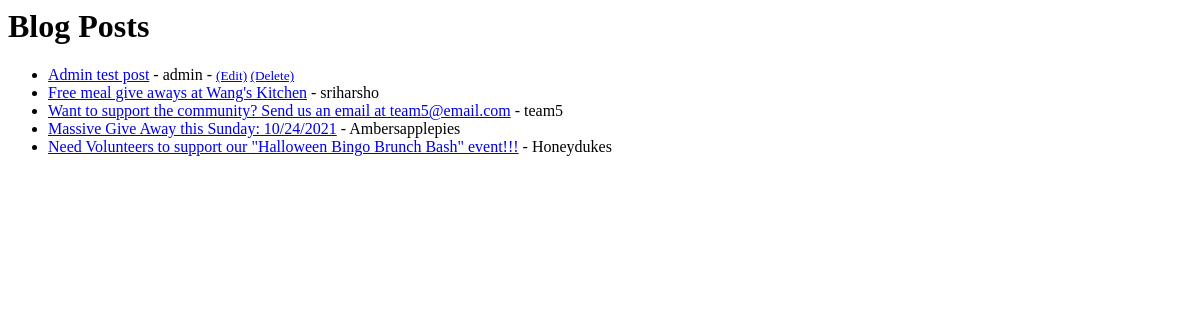
The app's page /blogposts/ (signed in), older data.
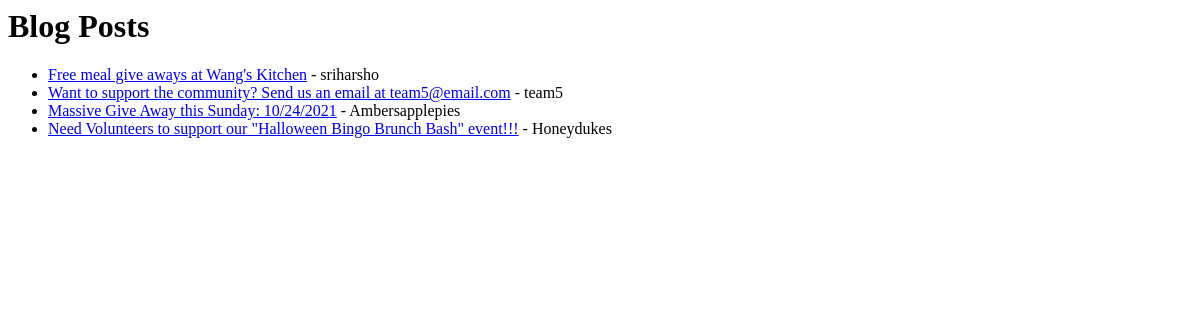
The same page, newer data.
### accounts/models.py (models this page shows, shortened)
class Post(models.Model):
    title = models.CharField(max_length=255)
    author = models.ForeignKey(User, on_delete=models.CASCADE)
    body = models.TextField()

### accounts/views.py (the view)
# urls.py: path("blogposts/", PostView.as_view(), name="posts"),
class PostView(ListView):
    model = Post
    template_name = "accounts/blogposts/blogposts.html"
    ordering = ["-id"]

### accounts/templates/accounts/blogposts/blogposts.html
{% if user.is_authenticated %}
<h1>Blog Posts</h1>
<ul>
    {% for post in object_list %}
    <li> <a href="{% url 'blog-details' post.pk %}"> {{post.title}}</a>
    - {{post.author}}
        {% if user.id == post.author.id %}
            - <small>   <a href = "{% url 'update_post' post.pk %}">(Edit)</a>
                        <a href = "{% url 'delete_post' post.pk %}">(Delete)</a>
            </small> <br/>
        {% endif %}
    </li>
    {% endfor %}
</ul>
{% else %}
    Please login to access this page!
{% endif %}

Row changes from the older to the newer data that the page shows:
removed Post: title "Admin test post", author "admin", shows "(Edit)"
